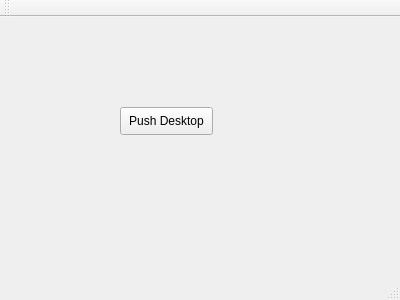
<?xml version="1.0" encoding="UTF-8"?>
<ui version="4.0">
 <class>MainWindow</class>
 <widget class="QMainWindow" name="MainWindow">
  <property name="geometry">
   <rect>
    <x>0</x>
    <y>0</y>
    <width>400</width>
    <height>300</height>
   </rect>
  </property>
  <property name="windowTitle">
   <string>MainWindow</string>
  </property>
  <widget class="QWidget" name="centralWidget">
   <widget class="QPushButton" name="pushButton">
    <property name="geometry">
     <rect>
      <x>120</x>
      <y>90</y>
      <width>93</width>
      <height>28</height>
     </rect>
    </property>
    <property name="text">
     <string>Push Desktop</string>
    </property>
   </widget>
  </widget>
  <widget class="QMenuBar" name="menuBar">
   <property name="geometry">
    <rect>
     <x>0</x>
     <y>0</y>
     <width>400</width>
     <height>26</height>
    </rect>
   </property>
  </widget>
  <widget class="QToolBar" name="mainToolBar">
   <attribute name="toolBarArea">
    <enum>TopToolBarArea</enum>
   </attribute>
   <attribute name="toolBarBreak">
    <bool>false</bool>
   </attribute>
  </widget>
  <widget class="QStatusBar" name="statusBar"/>
 </widget>
 <layoutdefault spacing="6" margin="11"/>
 <resources/>
 <connections/>
</ui>
